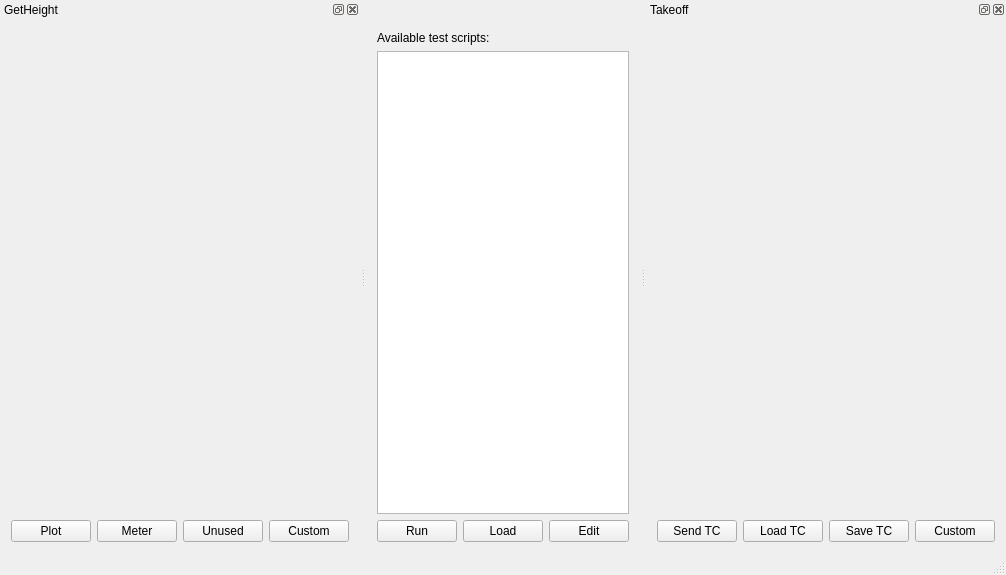
<?xml version="1.0" encoding="UTF-8"?>
<ui version="4.0">
 <class>MainWindow</class>
 <widget class="TasteMainWindow" name="MainWindow">
  <property name="geometry">
   <rect>
    <x>0</x>
    <y>0</y>
    <width>710</width>
    <height>575</height>
   </rect>
  </property>
  <property name="windowTitle">
   <string>ground</string>
  </property>
  <property name="tabShape">
   <enum>QTabWidget::Rounded</enum>
  </property>
  <property name="dockOptions">
   <set>QMainWindow::AllowNestedDocks|QMainWindow::AllowTabbedDocks|QMainWindow::AnimatedDocks</set>
  </property>
  <widget class="QWidget" name="centralWidget">
  <layout class="QVBoxLayout" name="verticalLayout">
     <item>
      <widget class="QLabel" name="tasteLogo" native="true">
       <property name="pixmap">
        <pixmap>tasteLogo_white.png</pixmap>
       </property>
      </widget>
     </item>
     <item>
      <widget class="QLabel" name="instructions" native="true">
       <property name="text">
        <string>Available test scripts:</string>
       </property>
      </widget>
     </item>
     <item>
      <widget class="QListWidget" name="msc" native="true"/>
     </item>
     <item>
      <layout class="QHBoxLayout" name="horizontalLayout">
       <item>
        <widget class="QPushButton" name="runMSC">
         <property name="text">
          <string>Run</string>
         </property>
        </widget>
       </item>
       <item>
        <widget class="QPushButton" name="loadMSC">
         <property name="text">
          <string>Load</string>
         </property>
        </widget>
       </item>
       <item>
        <widget class="QPushButton" name="editMSC">
         <property name="text">
          <string>Edit</string>
         </property>
        </widget>
       </item>
      </layout>
     </item>
    </layout>
   </widget>
   <widget class="QStatusBar" name="statusBar"/>
  <widget class="QDockWidget" name="tm_0">
   <property name="allowedAreas">
    <set>Qt::RightDockWidgetArea</set>
   </property>
   <property name="windowTitle">
    <string>GetHeight</string>
   </property>
   <attribute name="dockWidgetArea">
    <number>1</number>
   </attribute>
   <widget class="QWidget" name="dockWidgetContents">
    <layout class="QVBoxLayout" name="verticalLayout">
     <item>
      <widget class="asn1Viewer" name="GetHeight" native="true"/>
     </item>
     <item>
      <layout class="QHBoxLayout" name="horizontalLayout">
       <item>
        <widget class="QPushButton" name="plotButton">
         <property name="text">
          <string>Plot</string>
         </property>
        </widget>
       </item>
       <item>
        <widget class="QPushButton" name="meterButton">
         <property name="text">
          <string>Meter</string>
         </property>
        </widget>
       </item>
       <item>
        <widget class="QPushButton" name="unusedButton">
         <property name="text">
          <string>Unused</string>
         </property>
        </widget>
       </item>
       <item>
        <widget class="QPushButton" name="customCombo">
         <property name="text">
          <string>Custom</string>
         </property>
        </widget>
       </item>
      </layout>
     </item>
    </layout>
   </widget>
  </widget>
  <widget class="QDockWidget" name="tc_1">
   <property name="allowedAreas">
    <set>Qt::RightDockWidgetArea</set>
   </property>
   <property name="windowTitle">
    <string>Takeoff</string>
   </property>
   <attribute name="dockWidgetArea">
    <number>2</number>
   </attribute>
   <widget class="QWidget" name="dockWidgetContents">
    <layout class="QVBoxLayout" name="verticalLayout">
     <item>
      <widget class="asn1Editor" name="Takeoff" native="true"/>
     </item>
     <item>
      <layout class="QHBoxLayout" name="horizontalLayout">
       <item>
        <widget class="QPushButton" name="sendButton">
         <property name="text">
          <string>Send TC</string>
         </property>
        </widget>
       </item>
       <item>
        <widget class="QPushButton" name="loadButton">
         <property name="text">
          <string>Load TC</string>
         </property>
        </widget>
       </item>
       <item>
        <widget class="QPushButton" name="saveButton">
         <property name="text">
          <string>Save TC</string>
         </property>
        </widget>
       </item>
       <item>
        <widget class="QPushButton" name="customCombo">
         <property name="text">
          <string>Custom</string>
         </property>
        </widget>
       </item>
      </layout>
     </item>
    </layout>
   </widget>
  </widget>
 </widget>
 <layoutdefault spacing="6" margin="11"/>
 <customwidgets>
     <customwidget>
          <class>asn1Editor</class>
          <extends>QWidget</extends>
          <header>asn1_value_editor</header>
     </customwidget>
     <customwidget>
          <class>asn1Viewer</class>
          <extends>QWidget</extends>
          <header>asn1_value_editor</header>
     </customwidget>
     <customwidget>
          <class>TasteMainWindow</class>
          <extends>QMainWindow</extends>
          <header>TasteMainWindow</header>
     </customwidget>
 </customwidgets>
 <resources/>
 <connections/>
</ui>
